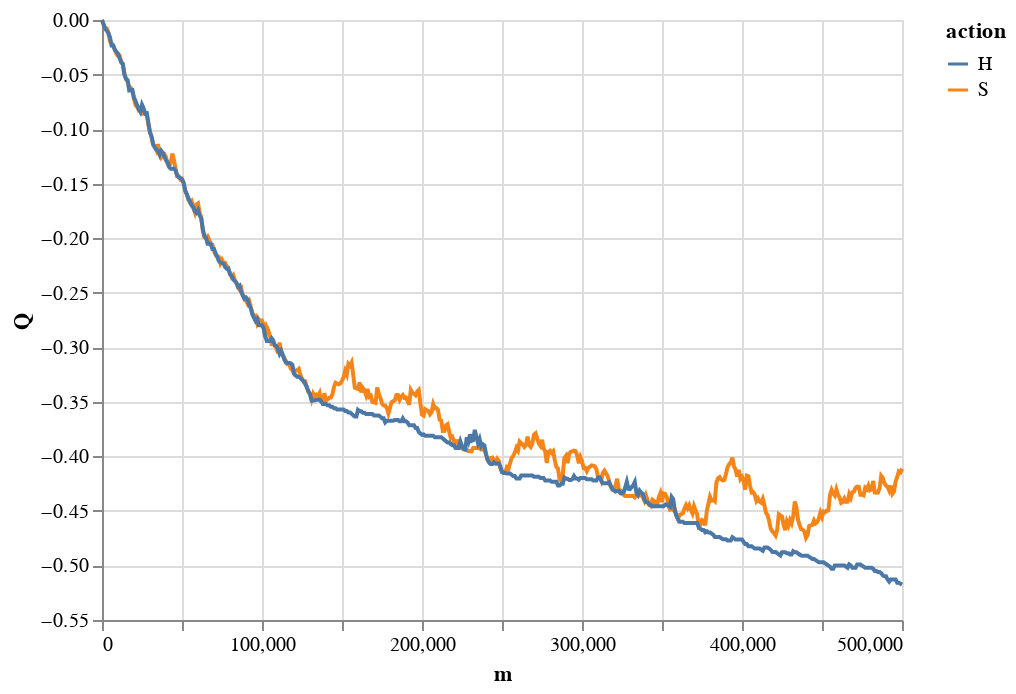

The notebook cell this image was saved under:
### Markdown cell above
### Plot the action-values of Hit and Stick for a particular state over episodes

### Code cell
bj.plot_over_m(17, 9, False, width=400, height=300)

### Figure 1 — Vega-Lite specification as saved in the notebook (floating-point values rounded to 4 significant figures; data arrays with more than 128 entries replaced by an {"elided": "..."} marker saying what was removed)
{"config": {"view": {"continuousWidth": 400, "continuousHeight": 300}}, "data": {"name": "data-4203de25d1d494d9707425012f0c7655"}, "mark": "line", "encoding": {"color": {"field": "action", "type": "nominal"}, "x": {"field": "m", "type": "quantitative"}, "y": {"field": "Q", "type": "quantitative"}}, "height": 300, "width": 400, "$schema": "https://vega.github.io/schema/vega-lite/v4.17.0.json", "datasets": {"data-4203de25d1d494d9707425012f0c7655": {"elided": "1002 records"}}}
